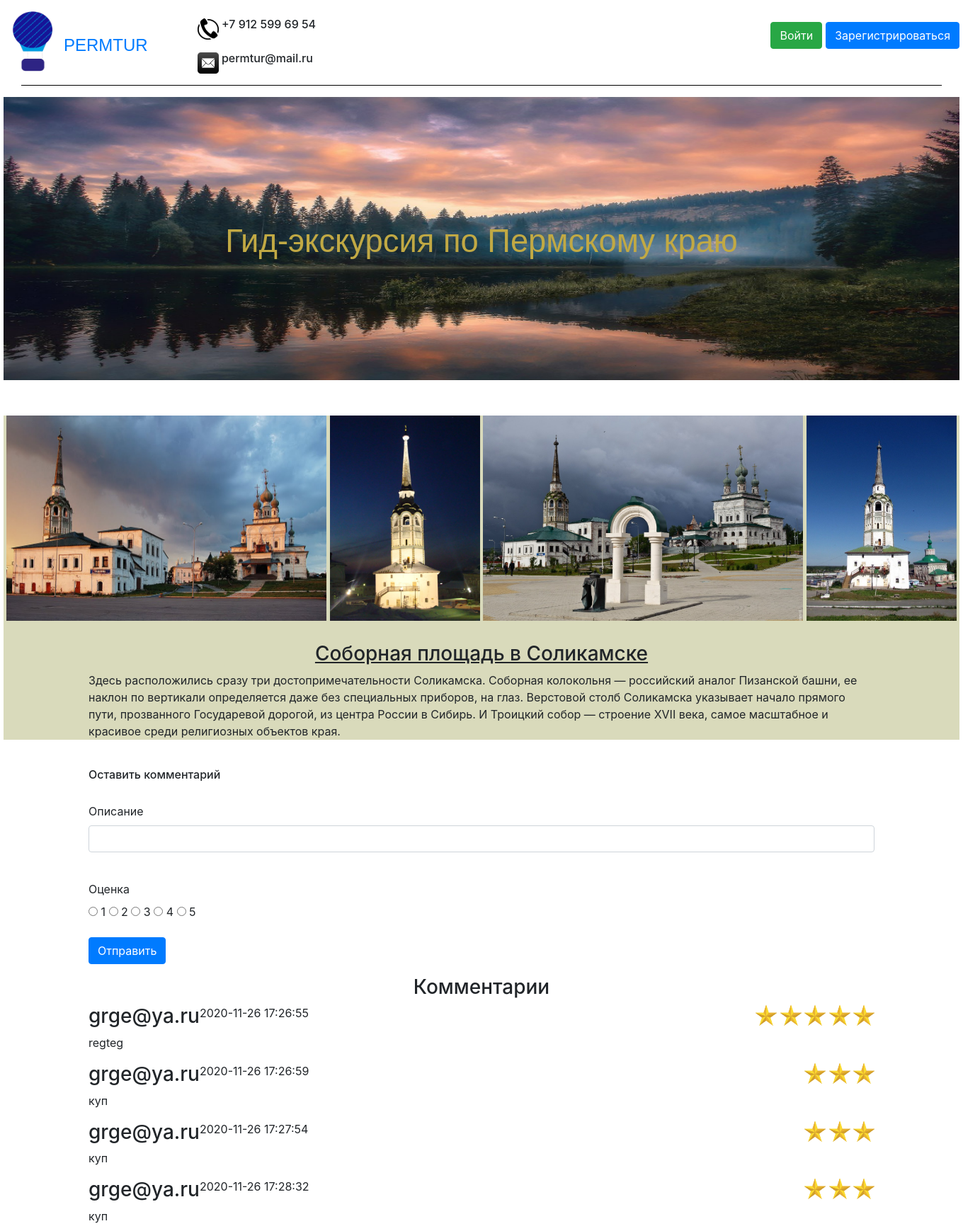
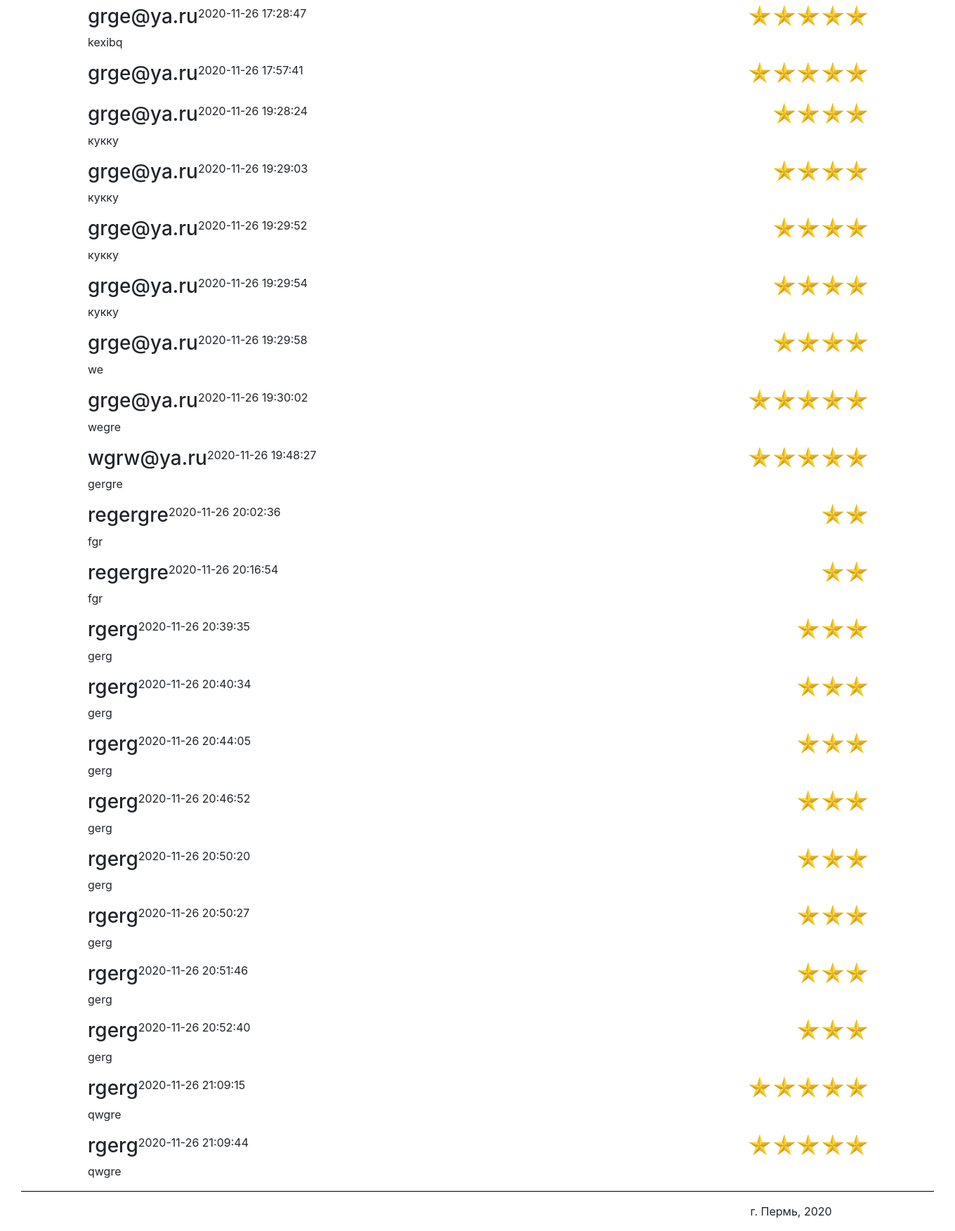
The page /Cathedral_square on the database its author committed (2 pictures, top to bottom).
### data/comments.py (models this page shows)
class Comment(SqlAlchemyBase, UserMixin):
    __tablename__ = 'comment'
    id = sqlalchemy.Column(sqlalchemy.Integer,
                           primary_key=True, autoincrement=True)
    description = sqlalchemy.Column(sqlalchemy.String)
    sight = sqlalchemy.Column(sqlalchemy.String)
    nickname = sqlalchemy.Column(sqlalchemy.String)
    email = sqlalchemy.Column(sqlalchemy.String)
    mark = sqlalchemy.Column(sqlalchemy.Integer)
    datetime = sqlalchemy.Column(sqlalchemy.String)

### main.py (the view, shortened to what this page needs)
    @app.route('/<sight>', methods=['GET', 'POST'])
    def sights(sight):
        form = CommentForm()
        return render_template(sight + ".html",
                               sight=sight, title=sight,
                               Comment=Comment, session=session, form=form)

### data/comment_form.py
class CommentForm(FlaskForm):
    description = StringField('Описание')
    mark = RadioField('Оценка', choices=[('one_point', '1'), ('two_points', '2'),
                                         ('three_points', '3'), ('four_points', '4'),
                                         ('five_points', '5')], validators=[DataRequired()])
    submit = SubmitField('Отправить')

### templates/Cathedral_square.html
{% extends "header_footer.html" %}
{% block content %}
    <div style="text-align: center; margin-top: 50px;">
        <figure class="sight_caption_redirect">
            <img src="static/images/sights/Соборная площадь.jpg" class="sight1_1redirect">
            <img src="static/images/sights/Соборная площадь2.jpg" class="sight1_2_redirect">
            <img src="static/images/sights/Соборная площадь3.jpg" class="sight1_3_redirect">
            <img src="static/images/sights/Соборная площадь4.jpg" class="sight1_4_redirect">
                <h3 style="margin-top: 30px;"><u>Соборная площадь в Соликамске</u></h3>
                <main role="main" class="container">
                    <p style="text-align: left;">Здесь расположились сразу три достопримечательности Соликамска.
                    Соборная колокольня — российский аналог Пизанской башни, ее наклон
                    по вертикали определяется даже без специальных приборов, на глаз.
                    Верстовой столб Соликамска указывает начало прямого пути,
                    прозванного Государевой дорогой, из центра России в Сибирь. И
                    Троицкий собор — строение XVII века, самое масштабное и красивое
                    среди религиозных объектов края.</p>
                </main>
        </figure>
    </div>
    {% include "comment.html" %}
{% endblock %}

### templates/header_footer.html (shortened to what this page needs)
<!DOCTYPE html>
<html lang="en">
<head>
    <link rel="stylesheet"
          href="https://stackpath.bootstrapcdn.com/bootstrap/4.4.1/css/bootstrap.min.css"
>
    <link href="static/css/style.css" rel="stylesheet" type="text/css">
</head>
<body style="width: 1350px; margin: 0 auto;">
    <header style="width: 1350px; margin: 0 auto;">
        {% if current_user.is_authenticated %}
            <div style="margin: 15px 0px 0px 0px; float: right;">
                <a class="cent" style="width: 80px; font-size:30px;">{{ current_user.nickname }}</a>
                <a class="btn btn-danger" href="/logout">Выйти</a>
                <a class="btn btn-info" href="/cabinet">Личный кабинет</a>
            </div>
        {% else %}
            <p>
                <div>
                    <a style="margin: 15px 0px 0px 0px; float: right;" class="btn btn-primary" href="/register">Зарегистрироваться</a>
                    <a style="margin: 15px 5px 0px 0px; float: right;" class="btn btn-success" href="/login">Войти</a>
                </div>
            </p>
        {% endif %}
        <div>
            <div>
                <img style="float: left;" src="static/images/logo.png" width="85" height="85" alt="Логотип">
                <a style="margin:30px 0px 0px 0px; float: left;" href="/"><font size="5pt" face="Arial">PERMTUR</font></a>
                <h6>
                    <img style="margin:10px 0px 0px 70px;" src="static/images/telephone.jpg" width="30" height="30" alt="Телефон">
                    +7 912 599 69 54</h6>
                <h6>
                    <img style="margin:10px 0px 0px 70px;" src="static/images/mail.jpg" width="30" height="30" alt="Почта">
                    permtur@mail.ru
                </h6>
            </div>
            <hr align="center" width="1300" size="5" color="black" />
        </div>
    </header>
    <div class="img_cont">
        <img src="static/images/main.jpg" alt="main" class="main_image">
        <p>Гид-экскурсия по Пермскому краю</p>
    </div>
    {% block content %}
    {% endblock %}
    <footer style="clear: both;">
        <hr align="center" width="1300" size="5" color="black" />
        <main role="main" class="container">
            <p style="margin-left: 85%;">г. Пермь, 2020</p>
        </main>
    </footer>
</body>
</html>

### templates/comment.html (shortened to what this page needs)
<div>
    <main role="main" class="container">
        <h6 style="margin-bottom: 30px; margin-top: 40px;">Оставить комментарий</h6>
        <form action="" method="post">
            <p>
                {{ form.description.label }}<br>
                {{ form.description(class="form-control", type="description") }}<br>
            </p>
            <p>
                 {{ form.mark.label }}<br>
                 {% for mark in form.mark %}
                     {{ mark }}
                     {{ mark.label }}
                 {% endfor %}
             </p>
            <p>{{ form.submit(type="submit", class="btn btn-primary") }}</p>
        </form>
        <h3 style="text-align: center;">Комментарии</h3>
        {% set comment = session.query(Comment) %}
        {% for i in range(session.query(Comment).count()) %}
            {% if comment[i].sight == sight %}
                <div>
                    <h3 style="float: left;">{{ comment[i].nickname }}</h3>
                    <p style="float: left;">{{ comment[i].datetime }}</p>
                    {% set points = {"one_point": 1, "two_points": 2, "three_points": 3,
                        "four_points":4, "five_points": 5} %}
                        <div style="float: right;">
                        {% for i in range(points[comment[i].mark]) %}
                            <img style="width: 30px; height: 30px;" src="static/images/star.jpg">
                        {% endfor %}
                        </div>
                    <p style="clear: both;">{{ comment[i].description }}</p>
                </div>
            {% endif %}
        {% endfor %}
    </main>
</div>

### static/css/style.css (style rules this page uses)
.main_image { width: 1350px; height: 400px; display: block; margin: 0 auto; }
.img_cont { font-family: Arial; color: #C1A944; font-size: 34pt; vertical-align:middle; text-align:center; width: 1350px; height: 400px; position: relative; display: block; margin: 0 auto; padding-top:170px; }
.img_cont img { position:absolute; z-index:-1; left:0; top:0; }
.sight1_1redirect { width: 452px; height: 290px; }
.sight1_2_redirect { width: 212px; height: 290px; }
.sight1_3_redirect { width: 452px; height: 290px; }
.sight1_4_redirect { width: 212px; height: 290px; }
.sight_caption_redirect { background: #d9dabb; display: block; margin: 0 0px 0px 0; text-align: center; }

### rows shown on the page
Comment: nickname "grge@ya.ru", datetime "2020-11-26 17:26:55", mark "five_points" (drawn), description "regteg"
Comment: nickname "grge@ya.ru", datetime "2020-11-26 17:26:59", mark "three_points" (drawn), description "куп"
Comment: nickname "grge@ya.ru", datetime "2020-11-26 17:27:54", mark "three_points" (drawn), description "куп"
Comment: nickname "grge@ya.ru", datetime "2020-11-26 17:28:32", mark "three_points" (drawn), description "куп"
Comment: nickname "grge@ya.ru", datetime "2020-11-26 17:28:47", mark "five_points" (drawn), description "kexibq"
Comment: nickname "grge@ya.ru", datetime "2020-11-26 17:57:41", mark "five_points" (drawn)
Comment: nickname "grge@ya.ru", datetime "2020-11-26 19:28:24", mark "four_points" (drawn), description "кукку"
Comment: nickname "grge@ya.ru", datetime "2020-11-26 19:29:03", mark "four_points" (drawn), description "кукку"
Comment: nickname "grge@ya.ru", datetime "2020-11-26 19:29:52", mark "four_points" (drawn), description "кукку"
Comment: nickname "grge@ya.ru", datetime "2020-11-26 19:29:54", mark "four_points" (drawn), description "кукку"
Comment: nickname "grge@ya.ru", datetime "2020-11-26 19:29:58", mark "four_points" (drawn), description "we"
Comment: nickname "grge@ya.ru", datetime "2020-11-26 19:30:02", mark "five_points" (drawn), description "wegre"
Comment: nickname "wgrw@ya.ru", datetime "2020-11-26 19:48:27", mark "five_points" (drawn), description "gergre"
Comment: nickname "regergre", datetime "2020-11-26 20:02:36", mark "two_points" (drawn), description "fgr"
Comment: nickname "regergre", datetime "2020-11-26 20:16:54", mark "two_points" (drawn), description "fgr"
Comment: nickname "rgerg", datetime "2020-11-26 20:39:35", mark "three_points" (drawn), description "gerg"
Comment: nickname "rgerg", datetime "2020-11-26 20:40:34", mark "three_points" (drawn), description "gerg"
Comment: nickname "rgerg", datetime "2020-11-26 20:44:05", mark "three_points" (drawn), description "gerg"
Comment: nickname "rgerg", datetime "2020-11-26 20:46:52", mark "three_points" (drawn), description "gerg"
Comment: nickname "rgerg", datetime "2020-11-26 20:50:20", mark "three_points" (drawn), description "gerg"
Comment: nickname "rgerg", datetime "2020-11-26 20:50:27", mark "three_points" (drawn), description "gerg"
Comment: nickname "rgerg", datetime "2020-11-26 20:51:46", mark "three_points" (drawn), description "gerg"
Comment: nickname "rgerg", datetime "2020-11-26 20:52:40", mark "three_points" (drawn), description "gerg"
Comment: nickname "rgerg", datetime "2020-11-26 21:09:15", mark "five_points" (drawn), description "qwgre"
Comment: nickname "rgerg", datetime "2020-11-26 21:09:44", mark "five_points" (drawn), description "qwgre"

### other values the page prints
{{ mark.label }} "1" "2" "3" "4" "5"
